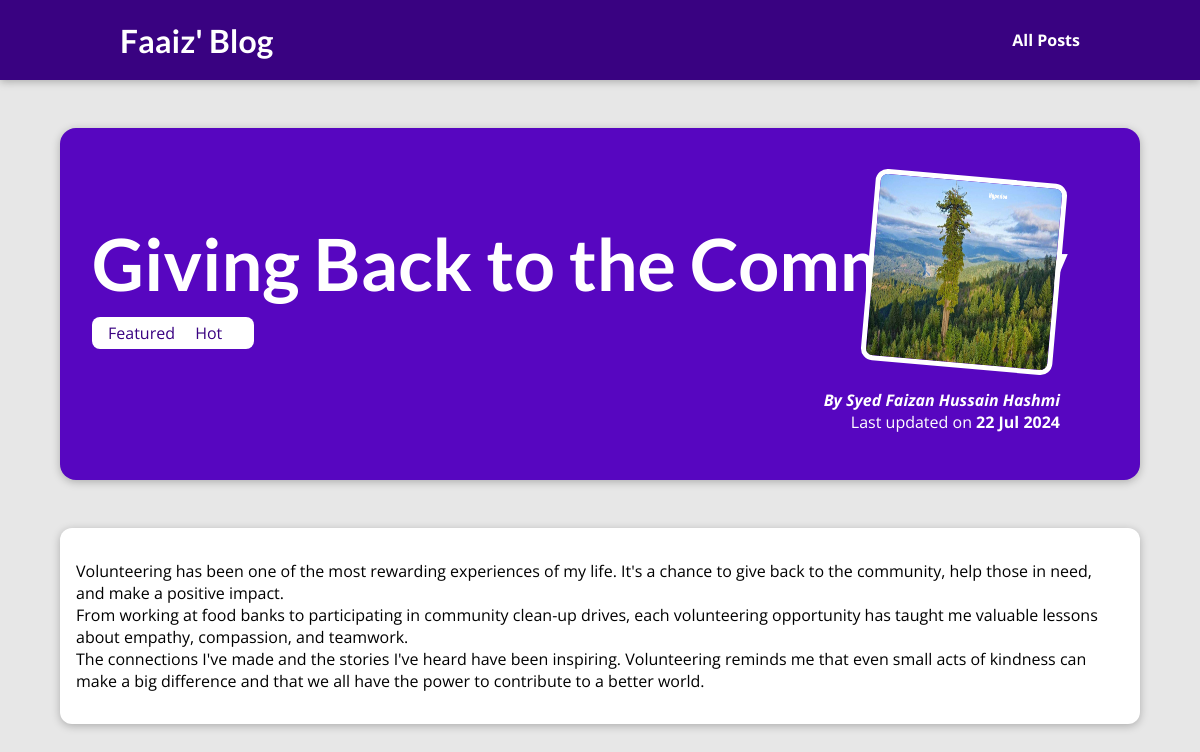
Page /posts/giving-back-to-the-community on the committed database.
### blog/models.py (models this page shows, shortened)
class Post(models.Model):
    title = models.CharField(max_length=150)
    excerpt = models.CharField(max_length=200)
    image = models.ImageField(upload_to="posts", null=True)
    date = models.DateField(auto_now=True)
    slug = models.SlugField(unique=True, db_index=True)
    content = models.TextField(validators=[MinLengthValidator(10)])
    author = models.ForeignKey(Author, on_delete=models.SET_NULL, null=True)
    tags = models.ManyToManyField(Tag)

class Tag(models.Model):
    caption = models.CharField(max_length=20)

class Author(models.Model):
    first_name = models.CharField(max_length=100)
    last_name = models.CharField(max_length=100)
    email = models.EmailField()
    def __str__(self):
        return f"{self.first_name} {self.last_name}"

### blog/views.py (the view)
# urls.py: path("posts/<slug:slug>", views.PostDetailView.as_view(), name="post-detail-page")
class PostDetailView(DetailView):
    model = Post
    template_name = "blog/post-detail.html"
    def get_context_data(self, **kwargs):
        context = super().get_context_data(**kwargs)
        context["tags"] = self.object.tags.all()
        return context

### blog/templates/blog/post-detail.html (shortened to what this page needs)
{% extends "base.html" %}
{% load static %}
{% block css_files %}
<link rel="stylesheet" href="{% static "blog/post-detail.css" %}" />
{% endblock css_files %}
{% block content %}
<section id="summary">
  <h2>{{ post.title }}</h2>
  <div>
    {% for tag in tags %}
      <span class="tag">{{ tag.caption }}<span/>
    {% endfor %}
  </div>
  <article>
    <img src="{{post.image.url}}" alt="{{ post.title }}" />
    <address>By <a href="mailto:{{post.author.email}}">{{ post.author }}</a></address>
    <div>Last updated on <time>{{ post.date|date:"d M Y" }}</time></div>
  </article>
</section>
<main>
  {{ post.content|linebreaks }}
</main>
{% endblock content %}

### templates/base.html (shortened to what this page needs)
{% load static %}
<!DOCTYPE html>
<html lang="en">
<head>
    <link rel="stylesheet" href="{% static "app.css" %}">
    {% block css_files %}{% endblock css_files %}
</head>
<body>
    <header id="main-navigation">
        <h1><a href="{% url "index-page" %}">Faaiz' Blog</a></h1>
        <nav><a href="{% url "posts-page" %}">All Posts</a></nav>
    </header>
    {% block content %}{% endblock content %}
</body>
</html>

### static/app.css (style rules this page uses)
* { box-sizing: border-box; }
html { font-family: 'Open Sans', 'Lato', sans-serif; }
body { margin: 0; }
h1, h2, h3 { font-family: 'Lato', sans-serif; font-weight: bold; }
#main-navigation { width: 100%; height: 5rem; display: flex; justify-content: space-between; align-items: center; padding: 0 10%; position: absolute; top: 0; left: 0; }
#main-navigation a { text-decoration: none; color: white; font-weight: bold; }

### blog/static/blog/post-detail.css (style rules this page uses)
body { background-color: #e7e7e7; }
#main-navigation { background-color: #390281; box-shadow: 0 2px 8px rgba(0, 0, 0, 0.25); }
#summary { margin: 8rem auto 3rem auto; padding: 2rem; width: 90%; max-width: 90rem; border-radius: 16px; background-color: #5706c0; position: relative; box-shadow: 0 2px 8px rgba(0, 0, 0, 0.25); height: 22rem; }
#summary h2 { color: white; font-size: 4.5rem; margin-bottom: 1rem; }
#summary article { position: absolute; top: 2rem; right: 3rem; padding: 1rem 2rem; border-radius: 12px; text-align: right; color: white; }
#summary article img { width: 12rem; height: 12rem; border-radius: 12px; transform: rotateZ(5deg); border: 5px solid white; margin-bottom: 1rem; }
#summary address { font-weight: bold; }
#summary time { font-weight: bold; }
#summary a { color: white; text-decoration: none; }
main { width: 90%; max-width: 90rem; margin: 3rem auto; background-color: white; padding: 1rem; border-radius: 12px; box-shadow: 0 2px 8px rgba(0, 0, 0, 0.25); }
.tag { background-color: white; color: #390281; padding: 0.3rem 1rem; border-radius: 8px; gap: 1rem; }

### rows in the picture
Post: title "Giving Back to the Community", image (picture), author "Syed Faizan Hussain Hashmi", date "22 Jul 2024", content "Volunteering has been one of the most rewarding experiences of my life. It's a chance to give back to the community, help those in need, and make a positive impact. From working at food banks to participating in community clean-up drives, each volunteering opportunity has taught me valuable lessons about empathy, compassion, and teamwork. The connections I've made and the stories I've heard have been inspiring. Volunteering reminds me that even small acts of kindness can make a big difference and that we all have the power to contribute to a better world."
Tag: caption "Featured"
Tag: caption "Hot"
